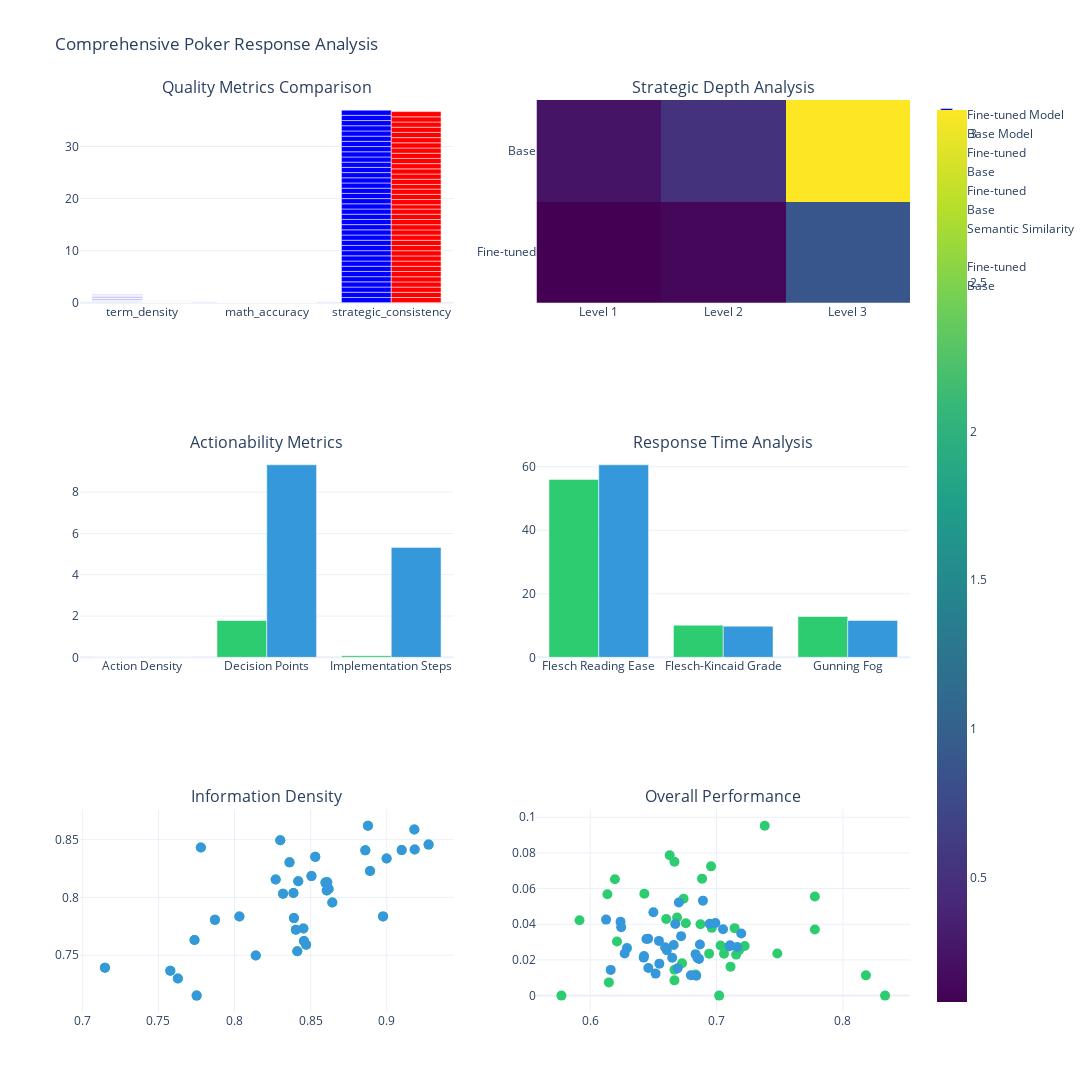
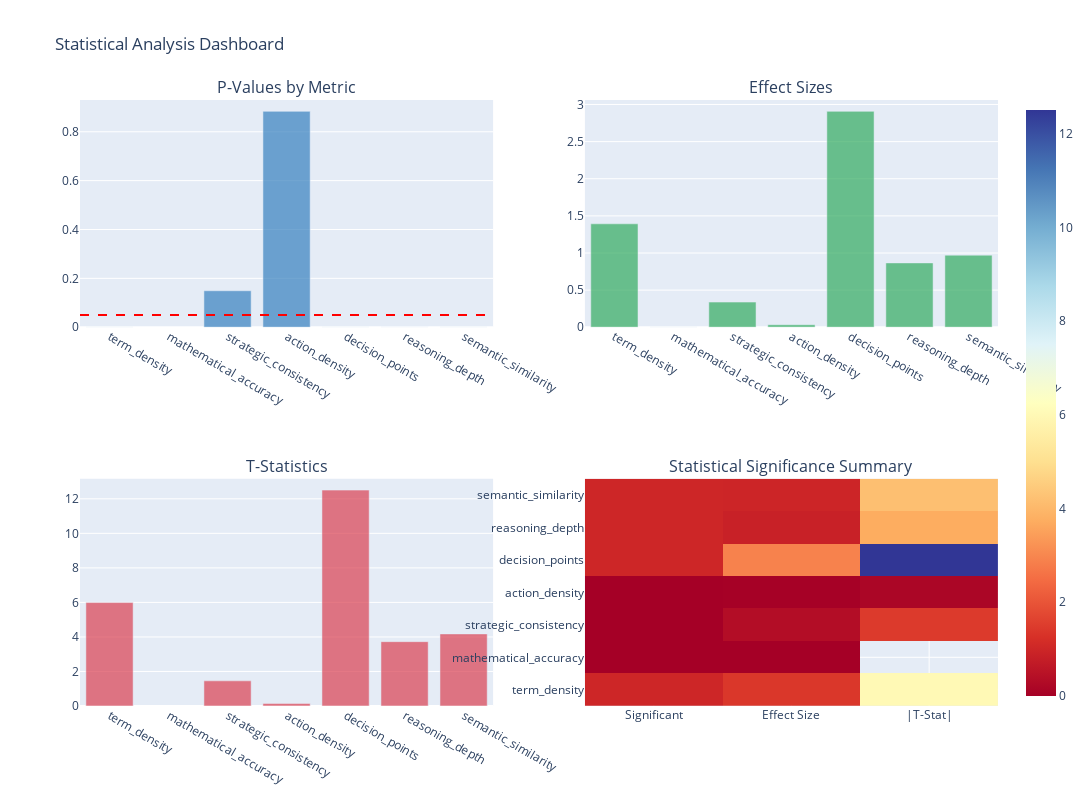

The notebook cell saved with these charts, in order:
### Code cell
# Initialize both analyzer and visualizer
analyzer = PokerResponseAnalyzer()
visualizer = PokerResponseVisualizer(style='plotly')

try:
    # 1. Load raw data
    with open('../data/final/detailed_analysis_20241216_142035.json', 'r') as f:
        raw_data = json.load(f)
    
    # 2. Process with analyzer
    enhanced_analysis = analyzer.enhance_analysis(raw_data)
    
    # Debug: Print structure of enhanced analysis
    print("\nEnhanced Analysis Structure:")
    for key, value in enhanced_analysis.items():
        print(f"\n{key}:")
        if isinstance(value, dict):
            sample_item = next(iter(value.items()))
            print(f"  Sample item: {sample_item}")
    
    # 3. Structure data for visualization
    visualization_data = {
        'responses': {
            idx: {
                'fine_tuned_response': resp['fine_tuned_response'],
                'base_response': resp['base_response'],
                'query': resp['query']
            }
            for idx, resp in enumerate(raw_data['detailed_responses'])
        },
        'quality_metrics': enhanced_analysis['quality_metrics'],
        'actionability': enhanced_analysis['actionability'],
        'strategic_depth': enhanced_analysis['strategic_depth'],
        'comparative': enhanced_analysis.get('comparative', {}),
        'ux_metrics': enhanced_analysis.get('ux_metrics', {})
    }
    
    # Debug: Print structure of visualization data
    print("\nVisualization Data Structure:")
    for key, value in visualization_data.items():
        print(f"\n{key}:")
        if isinstance(value, dict):
            sample_item = next(iter(value.items()))
            print(f"  Sample item: {sample_item}")
    
    # 4. Generate visualizations
    dashboard = visualizer.visualize_comprehensive_analysis(visualization_data)
    stats_dashboard = visualizer.plot_statistical_analysis(visualization_data)
    
    # 5. Save and display
    visualizer.save_visualizations(dashboard, 'poker_analysis_results')
    visualizer.save_visualizations(stats_dashboard, 'poker_statistical_analysis')
    
    print("\nDisplaying Analysis Dashboard...")
    dashboard.show()
    print("\nDisplaying Statistical Analysis Dashboard...")
    stats_dashboard.show()
    
except Exception as e:
    print(f"Error in visualization: {str(e)}")
    traceback.print_exc()

### Figure 1 — Plotly figure (JSON) as saved in the notebook; plotly's stock layout.template omitted (floating-point values rounded to 4 significant figures)
{"data": [{"marker": {"color": "blue"}, "name": "Fine-tuned Model", "type": "bar", "x": ["term_density", "math_accuracy", "strategic_consistency", "term_density", "math_accuracy", "strategic_consistency", "term_density", "math_accuracy", "strategic_consistency", "term_density", "math_accuracy", "strategic_consistency", "term_density", "math_accuracy", "strategic_consistency", "term_density", "math_accuracy", "strategic_consistency", "term_density", "math_accuracy", "strategic_consistency", "term_density", "math_accuracy", "strategic_consistency", "term_density", "math_accuracy", "strategic_consistency", "term_density", "math_accuracy", "strategic_consistency", "term_density", "math_accuracy", "strategic_consistency", "term_density", "math_accuracy", "strategic_consistency", "term_density", "math_accuracy", "strategic_consistency", "term_density", "math_accuracy", "strategic_consistency", "term_density", "math_accuracy", "strategic_consistency", "term_density", "math_accuracy", "strategic_consistency", "term_density", "math_accuracy", "strategic_consistency", "term_density", "math_accuracy", "strategic_consistency", "term_density", "math_accuracy", "strategic_consistency", "term_density", "math_accuracy", "strategic_consistency", "term_density", "math_accuracy", "strategic_consistency", "term_density", "math_accuracy", "strategic_consistency", "term_density", "math_accuracy", "strategic_consistency", "term_density", "math_accuracy", "strategic_consistency", "term_density", "math_accuracy", "strategic_consistency", "term_density", "math_accuracy", "strategic_consistency", "term_density", "math_accuracy", "strategic_consistency", "term_density", "math_accuracy", "strategic_consistency", "term_density", "math_accuracy", "strategic_consistency", "term_density", "math_accuracy", "strategic_consistency", "term_density", "math_accuracy", "strategic_consistency", "term_density", "math_accuracy", "strategic_consistency", "term_density", "math_accuracy", "strategic_consistency", "term_density", "math_accuracy", "strategic_consistency", "term_density", "math_accuracy", "strategic_consistency", "term_density", "math_accuracy", "strategic_consistency", "term_density", "math_accuracy", "strategic_consistency"], "xaxis": "x", "y": [0, 0, 1, 0.02667, 0, 1, 0.002874, 0, 1, 0.02381, 0, 1, 0.0303, 0, 1, 0.02545, 0, 1, 0.01562, 0, 1, 0.07955, 0, 1, 0.07865, 0, 1, 0.02778, 0, 1, 0.02365, 0, 1, 0.03205, 0, 1, 0.04167, 0, 1, 0.06329, 0, 1, 0.03529, 0, 1, 0.02817, 0, 1, 0.01953, 0, 1, 0.02941, 0, 1, 0.1111, 0, 1, 0.09836, 0, 1, 0.03409, 0, 1, 0.05882, 0, 1, 0.01948, 0, 1, 0.03419, 0, 1, 0.05556, 0, 1, 0.1429, 0, 1, 0.02362, 0, 1, 0.07246, 0, 1, 0.05435, 0, 1, 0.02222, 0, 1, 0.05455, 0, 1, 0.01449, 0, 1, 0.05714, 0, 1, 0.01775, 0, 1, 0.02041, 0, 1, 0.05435, 0, 1, 0.04375, 0, 1], "yaxis": "y"}, {"marker": {"color": "red"}, "name": "Base Model", "type": "bar", "x": ["term_density", "math_accuracy", "strategic_consistency", "term_density", "math_accuracy", "strategic_consistency", "term_density", "math_accuracy", "strategic_consistency", "term_density", "math_accuracy", "strategic_consistency", "term_density", "math_accuracy", "strategic_consistency", "term_density", "math_accuracy", "strategic_consistency", "term_density", "math_accuracy", "strategic_consistency", "term_density", "math_accuracy", "strategic_consistency", "term_density", "math_accuracy", "strategic_consistency", "term_density", "math_accuracy", "strategic_consistency", "term_density", "math_accuracy", "strategic_consistency", "term_density", "math_accuracy", "strategic_consistency", "term_density", "math_accuracy", "strategic_consistency", "term_density", "math_accuracy", "strategic_consistency", "term_density", "math_accuracy", "strategic_consistency", "term_density", "math_accuracy", "strategic_consistency", "term_density", "math_accuracy", "strategic_consistency", "term_density", "math_accuracy", "strategic_consistency", "term_density", "math_accuracy", "strategic_consistency", "term_density", "math_accuracy", "strategic_consistency", "term_density", "math_accuracy", "strategic_consistency", "term_density", "math_accuracy", "strategic_consistency", "term_density", "math_accuracy", "strategic_consistency", "term_density", "math_accuracy", "strategic_consistency", "term_density", "math_accuracy", "strategic_consistency", "term_density", "math_accuracy", "strategic_consistency", "term_density", "math_accuracy", "strategic_consistency", "term_density", "math_accuracy", "strategic_consistency", "term_density", "math_accuracy", "strategic_consistency", "term_density", "math_accuracy", "strategic_consistency", "term_density", "math_accuracy", "strategic_consistency", "term_density", "math_accuracy", "strategic_consistency", "term_density", "math_accuracy", "strategic_consistency", "term_density", "math_accuracy", "strategic_consistency", "term_density", "math_accuracy", "strategic_consistency", "term_density", "math_accuracy", "strategic_consistency", "term_density", "math_accuracy", "strategic_consistency"], "xaxis": "x", "y": [0.006504, 0, 0.987, 0.006088, 0, 1, 0.00641, 0, 1, 0.007156, 0, 1, 0.01217, 0, 1, 0.008902, 0, 1, 0.00956, 0, 1, 0.01633, 0, 1, 0.01724, 0, 1, 0.01438, 0, 1, 0.0153, 0, 1, 0.01304, 0, 1, 0.01243, 0, 1, 0.02038, 0, 1, 0.02088, 0, 1, 0.01129, 0, 1, 0.01007, 0, 1, 0.01513, 0, 1, 0.0123, 0, 0.8333, 0.01235, 0, 1, 0.009009, 0, 1, 0.01457, 0, 1, 0.01079, 0, 0.9, 0.01375, 0, 1, 0.01742, 0, 1, 0.0193, 0, 1, 0.01109, 0, 1, 0.01181, 0, 1, 0.007692, 0, 1, 0.01061, 0, 1, 0.0184, 0, 1, 0.01241, 0, 1, 0.01292, 0, 1, 0.008734, 0, 1, 0.0114, 0, 1, 0.01085, 0, 1, 0.01111, 0, 1], "yaxis": "y"}, {"colorscale": [[0, "#440154"], [0.1111, "#482878"], [0.2222, "#3e4989"], [0.3333, "#31688e"], [0.4444, "#26828e"], [0.5556, "#1f9e89"], [0.6667, "#35b779"], [0.7778, "#6ece58"], [0.8889, "#b5de2b"], [1, "#fde725"]], "type": "heatmap", "x": ["Level 1", "Level 2", "Level 3"], "xaxis": "x2", "y": ["Fine-tuned", "Base"], "yaxis": "y2", "z": [[0.08108, 0.1351, 0.8919], [0.2432, 0.5135, 3.081]]}, {"marker": {"color": "#2ecc71"}, "name": "Fine-tuned", "type": "bar", "x": ["Action Density", "Decision Points", "Implementation Steps"], "xaxis": "x3", "y": [0.00973, 1.784, 0.08108], "yaxis": "y3"}, {"marker": {"color": "#3498db"}, "name": "Base", "type": "bar", "x": ["Action Density", "Decision Points", "Implementation Steps"], "xaxis": "x3", "y": [0.009468, 9.324, 5.324], "yaxis": "y3"}, {"marker": {"color": "#2ecc71"}, "name": "Fine-tuned", "type": "bar", "x": ["Flesch Reading Ease", "Flesch-Kincaid Grade", "Gunning Fog"], "xaxis": "x4", "y": [56.01, 10.12, 12.87], "yaxis": "y4"}, {"marker": {"color": "#3498db"}, "name": "Base", "type": "bar", "x": ["Flesch Reading Ease", "Flesch-Kincaid Grade", "Gunning Fog"], "xaxis": "x4", "y": [60.62, 9.808, 11.63], "yaxis": "y4"}, {"marker": {"color": "#2ecc71", "size": 10, "symbol": "circle"}, "mode": "markers", "name": "Semantic Similarity", "type": "scatter", "x": [0.8618, 0.8139, 0.7148, 0.7751, 0.7737, 0.7578, 0.83, 0.8642, 0.889, 0.9182, 0.8876, 0.8597, 0.8609, 0.9275, 0.9184, 0.7779, 0.8319, 0.853, 0.8387, 0.8412, 0.8032, 0.8452, 0.7871, 0.847, 0.8505, 0.8859, 0.8361, 0.8418, 0.8999, 0.8403, 0.839, 0.8976, 0.8606, 0.827, 0.7627, 0.8456, 0.9098], "xaxis": "x5", "y": [0.8072, 0.7497, 0.7392, 0.7149, 0.7631, 0.7364, 0.8494, 0.7956, 0.8228, 0.8588, 0.8621, 0.8128, 0.8131, 0.8457, 0.8414, 0.8432, 0.8031, 0.8351, 0.8039, 0.7533, 0.7835, 0.773, 0.7806, 0.759, 0.8184, 0.8407, 0.8304, 0.814, 0.8337, 0.772, 0.7821, 0.7835, 0.806, 0.8155, 0.7298, 0.7623, 0.8409], "yaxis": "y5"}, {"marker": {"color": "#3498db", "size": 10, "symbol": "circle"}, "mode": "markers", "name": "", "type": "scatter", "x": [0.8618, 0.8139, 0.7148, 0.7751, 0.7737, 0.7578, 0.83, 0.8642, 0.889, 0.9182, 0.8876, 0.8597, 0.8609, 0.9275, 0.9184, 0.7779, 0.8319, 0.853, 0.8387, 0.8412, 0.8032, 0.8452, 0.7871, 0.847, 0.8505, 0.8859, 0.8361, 0.8418, 0.8999, 0.8403, 0.839, 0.8976, 0.8606, 0.827, 0.7627, 0.8456, 0.9098], "xaxis": "x5", "y": [0.8072, 0.7497, 0.7392, 0.7149, 0.7631, 0.7364, 0.8494, 0.7956, 0.8228, 0.8588, 0.8621, 0.8128, 0.8131, 0.8457, 0.8414, 0.8432, 0.8031, 0.8351, 0.8039, 0.7533, 0.7835, 0.773, 0.7806, 0.759, 0.8184, 0.8407, 0.8304, 0.814, 0.8337, 0.772, 0.7821, 0.7835, 0.806, 0.8155, 0.7298, 0.7623, 0.8409], "yaxis": "y5"}, {"marker": {"color": "#2ecc71", "size": 10, "symbol": "circle"}, "mode": "markers", "name": "Fine-tuned", "type": "scatter", "x": [0.5772, 0.7067, 0.7155, 0.8333, 0.6212, 0.6873, 0.7031, 0.6136, 0.6629, 0.7222, 0.6757, 0.7179, 0.6667, 0.6962, 0.6941, 0.5915, 0.6602, 0.7143, 0.7778, 0.6885, 0.8182, 0.7059, 0.711, 0.6667, 0.7778, 0.7381, 0.748, 0.6957, 0.6196, 0.6148, 0.6727, 0.6667, 0.6429, 0.6834, 0.702, 0.6739, 0.6687], "xaxis": "x6", "y": [0, 0.02667, 0.02299, 0, 0.0303, 0.04, 0.02813, 0.05682, 0.07865, 0.02778, 0.04054, 0.02564, 0.075, 0.03797, 0.02353, 0.04225, 0.04297, 0.03782, 0.05556, 0.06557, 0.01136, 0.02353, 0.01623, 0.008547, 0.03704, 0.09524, 0.02362, 0.07246, 0.06522, 0.007407, 0.01818, 0.01449, 0.05714, 0.01183, 0, 0.05435, 0.04375], "yaxis": "y6"}, {"marker": {"color": "#3498db", "size": 10, "symbol": "circle"}, "mode": "markers", "name": "Base", "type": "scatter", "x": [0.6797, 0.6423, 0.7163, 0.6834, 0.6126, 0.7107, 0.6692, 0.6606, 0.6245, 0.6868, 0.6673, 0.6426, 0.6661, 0.6991, 0.6701, 0.65, 0.6892, 0.6445, 0.6291, 0.6593, 0.6162, 0.6273, 0.6518, 0.6861, 0.7195, 0.6719, 0.6839, 0.624, 0.7051, 0.6848, 0.6544, 0.6649, 0.646, 0.7103, 0.6547, 0.6946, 0.6458], "xaxis": "x6", "y": [0.01138, 0.02131, 0.02724, 0.02326, 0.0426, 0.02819, 0.0153, 0.02541, 0.03831, 0.02862, 0.04015, 0.02222, 0.02842, 0.04075, 0.05219, 0.04677, 0.05324, 0.03177, 0.02664, 0.02716, 0.01441, 0.02364, 0.01233, 0.02058, 0.03484, 0.03333, 0.01109, 0.04134, 0.03718, 0.02121, 0.03067, 0.02128, 0.0155, 0.02766, 0.01792, 0.04031, 0.03194], "yaxis": "y6"}], "layout": {"annotations": [{"font": {"size": 16}, "showarrow": false, "text": "Quality Metrics Comparison", "x": 0.225, "xanchor": "center", "xref": "paper", "y": 1, "yanchor": "bottom", "yref": "paper"}, {"font": {"size": 16}, "showarrow": false, "text": "Strategic Depth Analysis", "x": 0.775, "xanchor": "center", "xref": "paper", "y": 1, "yanchor": "bottom", "yref": "paper"}, {"font": {"size": 16}, "showarrow": false, "text": "Actionability Metrics", "x": 0.225, "xanchor": "center", "xref": "paper", "y": 0.6111, "yanchor": "bottom", "yref": "paper"}, {"font": {"size": 16}, "showarrow": false, "text": "Response Time Analysis", "x": 0.775, "xanchor": "center", "xref": "paper", "y": 0.6111, "yanchor": "bottom", "yref": "paper"}, {"font": {"size": 16}, "showarrow": false, "text": "Information Density", "x": 0.225, "xanchor": "center", "xref": "paper", "y": 0.2222, "yanchor": "bottom", "yref": "paper"}, {"font": {"size": 16}, "showarrow": false, "text": "Overall Performance", "x": 0.775, "xanchor": "center", "xref": "paper", "y": 0.2222, "yanchor": "bottom", "yref": "paper"}], "height": 1200, "showlegend": true, "title": {"text": "Comprehensive Poker Response Analysis"}, "width": 1600, "xaxis": {"anchor": "y", "domain": [0, 0.45]}, "xaxis2": {"anchor": "y2", "domain": [0.55, 1]}, "xaxis3": {"anchor": "y3", "domain": [0, 0.45]}, "xaxis4": {"anchor": "y4", "domain": [0.55, 1]}, "xaxis5": {"anchor": "y5", "domain": [0, 0.45]}, "xaxis6": {"anchor": "y6", "domain": [0.55, 1]}, "yaxis": {"anchor": "x", "domain": [0.7778, 1]}, "yaxis2": {"anchor": "x2", "domain": [0.7778, 1]}, "yaxis3": {"anchor": "x3", "domain": [0.3889, 0.6111]}, "yaxis4": {"anchor": "x4", "domain": [0.3889, 0.6111]}, "yaxis5": {"anchor": "x5", "domain": [0, 0.2222]}, "yaxis6": {"anchor": "x6", "domain": [0, 0.2222]}}}

### Figure 2 — Plotly figure (JSON) as saved in the notebook; plotly's stock layout.template omitted (floating-point values rounded to 4 significant figures)
{"data": [{"marker": {"color": "rgba(55, 128, 191, 0.7)"}, "name": "P-Value", "type": "bar", "x": ["term_density", "mathematical_accuracy", "strategic_consistency", "action_density", "decision_points", "reasoning_depth", "semantic_similarity"], "xaxis": "x", "y": [7.532e-08, null, 0.1494, 0.8834, 1.012e-19, 0.0003829, 8.242e-05], "yaxis": "y"}, {"marker": {"color": "rgba(50, 171, 96, 0.7)"}, "name": "Effect Size", "type": "bar", "x": ["term_density", "mathematical_accuracy", "strategic_consistency", "action_density", "decision_points", "reasoning_depth", "semantic_similarity"], "xaxis": "x2", "y": [1.393, 0, 0.3388, 0.03421, 2.907, 0.8665, 0.9706], "yaxis": "y2"}, {"marker": {"color": "rgba(219, 64, 82, 0.7)"}, "name": "|T-Statistic|", "type": "bar", "x": ["term_density", "mathematical_accuracy", "strategic_consistency", "action_density", "decision_points", "reasoning_depth", "semantic_similarity"], "xaxis": "x3", "y": [5.99, null, 1.457, 0.1472, 12.5, 3.727, 4.175], "yaxis": "y3"}, {"colorscale": [[0, "rgb(165,0,38)"], [0.1, "rgb(215,48,39)"], [0.2, "rgb(244,109,67)"], [0.3, "rgb(253,174,97)"], [0.4, "rgb(254,224,144)"], [0.5, "rgb(255,255,191)"], [0.6, "rgb(224,243,248)"], [0.7, "rgb(171,217,233)"], [0.8, "rgb(116,173,209)"], [0.9, "rgb(69,117,180)"], [1, "rgb(49,54,149)"]], "type": "heatmap", "x": ["Significant", "Effect Size", "|T-Stat|"], "xaxis": "x4", "y": ["term_density", "mathematical_accuracy", "strategic_consistency", "action_density", "decision_points", "reasoning_depth", "semantic_similarity"], "yaxis": "y4", "z": [[1, 1.393, 5.99], [0, 0, null], [0, 0.3388, 1.457], [0, 0.03421, 0.1472], [1, 2.907, 12.5], [1, 0.8665, 3.727], [1, 0.9706, 4.175]]}], "layout": {"annotations": [{"font": {"size": 16}, "showarrow": false, "text": "P-Values by Metric", "x": 0.225, "xanchor": "center", "xref": "paper", "y": 1, "yanchor": "bottom", "yref": "paper"}, {"font": {"size": 16}, "showarrow": false, "text": "Effect Sizes", "x": 0.775, "xanchor": "center", "xref": "paper", "y": 1, "yanchor": "bottom", "yref": "paper"}, {"font": {"size": 16}, "showarrow": false, "text": "T-Statistics", "x": 0.225, "xanchor": "center", "xref": "paper", "y": 0.375, "yanchor": "bottom", "yref": "paper"}, {"font": {"size": 16}, "showarrow": false, "text": "Statistical Significance Summary", "x": 0.775, "xanchor": "center", "xref": "paper", "y": 0.375, "yanchor": "bottom", "yref": "paper"}], "height": 800, "shapes": [{"line": {"color": "red", "dash": "dash"}, "type": "line", "x0": 0, "x1": 1, "xref": "x domain", "y0": 0.05, "y1": 0.05, "yref": "y"}], "showlegend": false, "title": {"text": "Statistical Analysis Dashboard"}, "width": 1200, "xaxis": {"anchor": "y", "domain": [0, 0.45]}, "xaxis2": {"anchor": "y2", "domain": [0.55, 1]}, "xaxis3": {"anchor": "y3", "domain": [0, 0.45]}, "xaxis4": {"anchor": "y4", "domain": [0.55, 1]}, "yaxis": {"anchor": "x", "domain": [0.625, 1]}, "yaxis2": {"anchor": "x2", "domain": [0.625, 1]}, "yaxis3": {"anchor": "x3", "domain": [0, 0.375]}, "yaxis4": {"anchor": "x4", "domain": [0, 0.375]}}}
